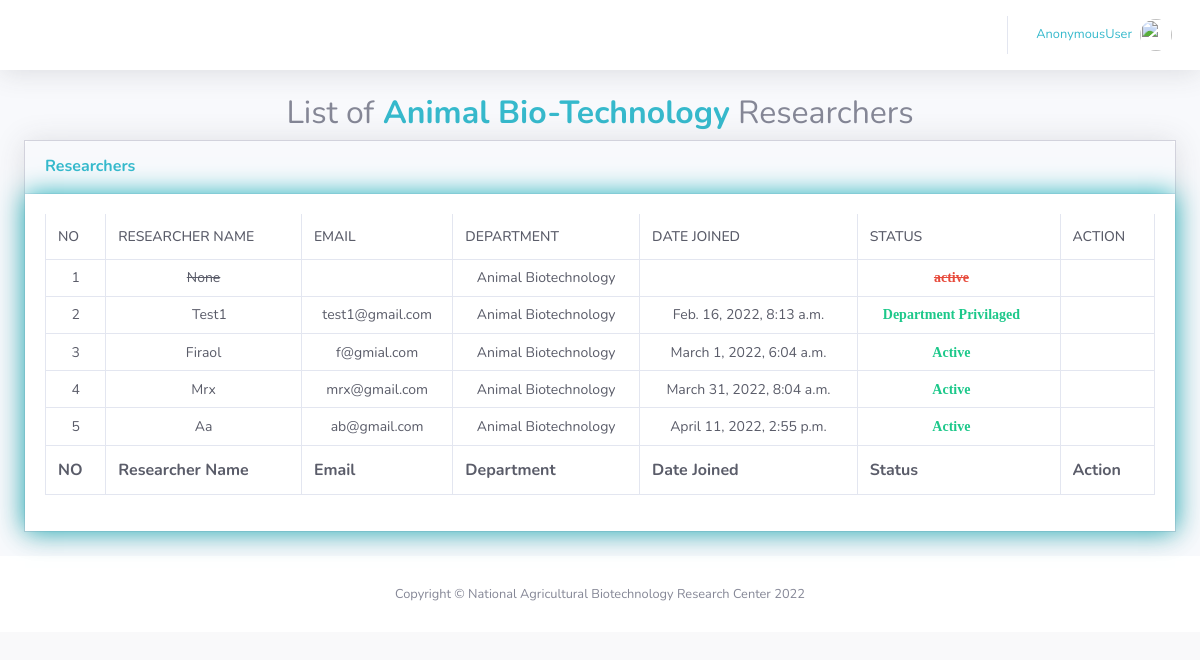
The page /animalResearcher/ on the database its author committed.
### account/models.py (models this page shows, shortened)
class Researcher(models.Model):
    Department = (
        ('Microbial Biotechnology', 'Microbial Biotechnology'),
        ('Animal Biotechnology', 'Animal Biotechnology'),
        ('Plant Biotechnology', 'Plant Biotechnology'),
    )
    researcher = models.OneToOneField(User, null=True, on_delete=models.CASCADE )
    name = models.CharField(max_length=100, null=True)
    department =  models.CharField(max_length=100, choices=Department, default='-')
    permission = models.BooleanField(default=False)

### account/views.py (the view)
# urls.py: path('animalResearcher/',views.animalResearcher, name= "animalResearcher"),
def animalResearcher(request):
    page = 'animal'
    animalResearcher = Researcher.objects.filter(department = 'Animal Biotechnology')
    context = { 'page': page , 'animalResearcher': animalResearcher}
    return render(request, 'department/researchers.html',context )

### templates/department/researchers.html (shortened to what this page needs)
{% extends 'main.html'%}
{% block content %}
{% if page == 'animal' %}
<div class="container-fluid">
    <div class="text-center">
        <h2>List of<strong class="text-info"> Animal Bio-Technology</strong> Researchers </h2>
      </div>
<div class="card shadow mb-4">
    <div class="card-header py-3">
        <h6 class="m-0 font-weight-bold text-info">Researchers</h6>
    </div>
    <div class="card-body" style="box-shadow:0 0 25px 0 rgb(29, 175, 185);">
        <div class="table-responsive">
            <table class="table table-bordered text-gray-800" id="dataTable" width="100%" cellspacing="0">
                <thead>
                 <tr>
                <th>NO</th>
                <th>Researcher Name</th>
                <th>Email</th>
                <th>Department</th>
                <th>Date Joined</th>
                <th>Status</th>
                <th>Action </th>
            </tr>
        </thead>
        <tfoot>
            <tr>
                 <th>NO</th>
                <th>Researcher Name</th>
                <th>Email</th>
                <th>Department</th>
                <th>Date Joined</th>
                <th>Status</th>
                <th>Action </th>
            </tr>
        </tfoot>
        <tbody>
         {% for Researcher in animalResearcher%}
            <tr align="center">
                <td>{{forloop.counter }}</td>
                <td>{%if Researcher.researcher.is_active and Researcher.permission %}
                    <sup><i class="fas fa-check-circle fa-1x text-success"></i></sup> {{Researcher.name|title}}
                    {%elif Researcher.researcher.is_active%}
                    {{Researcher.name|title}}
                    {%else%}
                    <strike>{{Researcher.name|title}}</strike>
                    {%endif%}
                </td>
                <td> {%if Researcher.researcher.is_active%}
                    {{Researcher.researcher.email}}
                    {%else%}
                    <strike>{{Researcher.researcher.email}}</strike>
                    {%endif%}</td>
                <td>{{Researcher.department}}</td>
                <td>{{Researcher.researcher.date_joined}}</td>
                <td>{%if Researcher.researcher.is_active and Researcher.permission %}
                    <i class="fas fa-success fa-1x text-success"> Department Privilaged</i>  <i class="fas fa-check-circle fa-1x text-success"></i>
                    {%elif Researcher.researcher.is_active %}
                    <i class="fas fa-success fa-1x text-success"> Active</i>  <i class="fas fa-check-circle fa-1x text-success"></i>
                    {%else%}
                    <i class="fas fa-success fa-1x text-danger"> <strike> active</strike></i>  <i class="fas fa-minus-circle fa-1x text-danger"></i>
                    {%endif%}
                </td>
                <td> <a href="{% url 'researcherDetail' Researcher.id %}" >
                    <i class="fas fa-pen fa-1x text-info"></i>
                </a>
                </td>
                </tr>
                {%empty%}
                <tr>
                    <td colspan='5'>You Dont have any Researchers</td>
                </tr>
            {%endfor%}
        </tbody>
      </table>
    </div>
    </div>
    </div>
    </div>
{%endif%}
{% endblock%}

### static/css/order.css (style rules this page uses)
body { background-color: #f9f9fa }
.card { box-shadow: none; -webkit-box-shadow: none; -moz-box-shadow: none; -ms-box-shadow: none }
.card { position: relative; display: flex; flex-direction: column; min-width: 0; word-wrap: break-word; background-color: #fff; background-clip: border-box; border: 1px solid #d2d2dc; border-radius: 0 }
.table-responsive { display: block; width: 100%; overflow-x: auto; -webkit-overflow-scrolling: touch; -ms-overflow-style: -ms-autohiding-scrollbar }
.table, .jsgrid .jsgrid-table { width: 100%; max-width: 100%; margin-bottom: 1rem; background-color: transparent }
.table thead th, .jsgrid .jsgrid-table thead th { border-top: 0; border-bottom-width: 1px; font-weight: 500; font-size: .875rem; text-transform: uppercase }
.table td, .jsgrid .jsgrid-table td { font-size: 0.875rem; padding: .475rem 0.4375rem }

### rows shown on the page
Researcher: name "None", department "Animal Biotechnology", shows "active"
Researcher: name "Test1", researcher.email "test1@gmail.com", department "Animal Biotechnology", researcher.date_joined "Feb. 16, 2022, 8:13 a.m.", permission "Department Privilaged"
Researcher: name "Firaol", researcher.email "f@gmial.com", department "Animal Biotechnology", researcher.date_joined "March 1, 2022, 6:04 a.m.", permission "Active"
Researcher: name "Mrx", researcher.email "mrx@gmail.com", department "Animal Biotechnology", researcher.date_joined "March 31, 2022, 8:04 a.m.", permission "Active"
Researcher: name "Aa", researcher.email "ab@gmail.com", department "Animal Biotechnology", researcher.date_joined "April 11, 2022, 2:55 p.m.", permission "Active"

### other values the page prints
{{ user }} "AnonymousUser"
